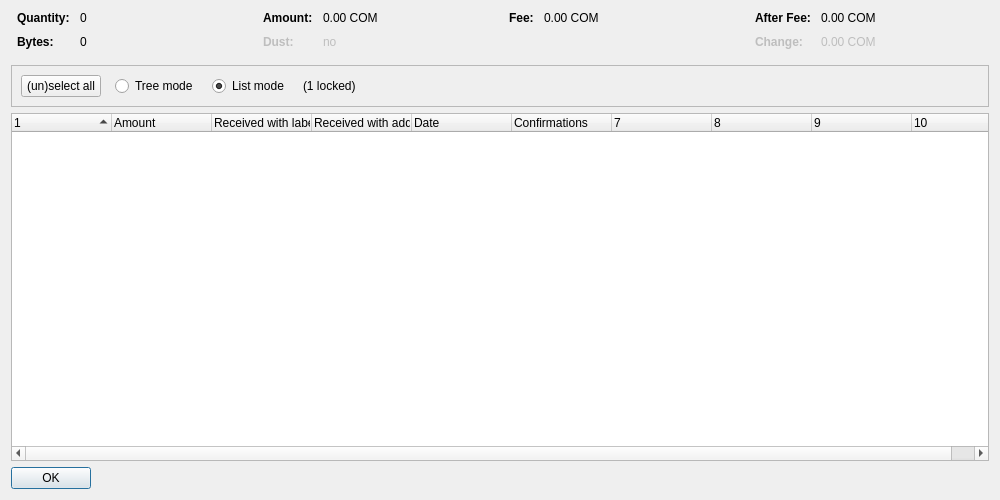
<?xml version="1.0" encoding="UTF-8"?>
<ui version="4.0">
 <class>CoinControlDialog</class>
 <widget class="QDialog" name="CoinControlDialog">
  <property name="geometry">
   <rect>
    <x>0</x>
    <y>0</y>
    <width>1000</width>
    <height>500</height>
   </rect>
  </property>
  <property name="windowTitle">
   <string>Coin Selection</string>
  </property>
  <layout class="QVBoxLayout" name="verticalLayout">
   <item>
    <layout class="QHBoxLayout" name="horizontalLayoutTop" stretch="0,0,0,0">
     <property name="topMargin">
      <number>0</number>
     </property>
     <property name="bottomMargin">
      <number>10</number>
     </property>
     <item>
      <layout class="QFormLayout" name="formLayoutCoinControl1">
       <property name="horizontalSpacing">
        <number>10</number>
       </property>
       <property name="verticalSpacing">
        <number>10</number>
       </property>
       <property name="leftMargin">
        <number>6</number>
       </property>
       <property name="rightMargin">
        <number>6</number>
       </property>
       <item row="0" column="0">
        <widget class="QLabel" name="labelCoinControlQuantityText">
         <property name="font">
          <font>
           <weight>75</weight>
           <bold>true</bold>
          </font>
         </property>
         <property name="text">
          <string>Quantity:</string>
         </property>
        </widget>
       </item>
       <item row="0" column="1">
        <widget class="QLabel" name="labelCoinControlQuantity">
         <property name="cursor">
          <cursorShape>IBeamCursor</cursorShape>
         </property>
         <property name="contextMenuPolicy">
          <enum>Qt::ActionsContextMenu</enum>
         </property>
         <property name="text">
          <string notr="true">0</string>
         </property>
         <property name="textInteractionFlags">
          <set>Qt::LinksAccessibleByMouse|Qt::TextSelectableByKeyboard|Qt::TextSelectableByMouse</set>
         </property>
        </widget>
       </item>
       <item row="1" column="0">
        <widget class="QLabel" name="labelCoinControlBytesText">
         <property name="font">
          <font>
           <weight>75</weight>
           <bold>true</bold>
          </font>
         </property>
         <property name="text">
          <string>Bytes:</string>
         </property>
        </widget>
       </item>
       <item row="1" column="1">
        <widget class="QLabel" name="labelCoinControlBytes">
         <property name="cursor">
          <cursorShape>IBeamCursor</cursorShape>
         </property>
         <property name="contextMenuPolicy">
          <enum>Qt::ActionsContextMenu</enum>
         </property>
         <property name="text">
          <string notr="true">0</string>
         </property>
         <property name="textInteractionFlags">
          <set>Qt::LinksAccessibleByMouse|Qt::TextSelectableByKeyboard|Qt::TextSelectableByMouse</set>
         </property>
        </widget>
       </item>
      </layout>
     </item>
     <item>
      <layout class="QFormLayout" name="formLayoutCoinControl2">
       <property name="horizontalSpacing">
        <number>10</number>
       </property>
       <property name="verticalSpacing">
        <number>10</number>
       </property>
       <property name="leftMargin">
        <number>6</number>
       </property>
       <property name="rightMargin">
        <number>6</number>
       </property>
       <item row="0" column="0">
        <widget class="QLabel" name="labelCoinControlAmountText">
         <property name="font">
          <font>
           <weight>75</weight>
           <bold>true</bold>
          </font>
         </property>
         <property name="text">
          <string>Amount:</string>
         </property>
        </widget>
       </item>
       <item row="0" column="1">
        <widget class="QLabel" name="labelCoinControlAmount">
         <property name="cursor">
          <cursorShape>IBeamCursor</cursorShape>
         </property>
         <property name="contextMenuPolicy">
          <enum>Qt::ActionsContextMenu</enum>
         </property>
         <property name="text">
          <string notr="true">0.00 COM</string>
         </property>
         <property name="textInteractionFlags">
          <set>Qt::LinksAccessibleByMouse|Qt::TextSelectableByKeyboard|Qt::TextSelectableByMouse</set>
         </property>
        </widget>
       </item>
       <item row="1" column="0">
        <widget class="QLabel" name="labelCoinControlLowOutputText">
         <property name="enabled">
          <bool>false</bool>
         </property>
         <property name="font">
          <font>
           <weight>75</weight>
           <bold>true</bold>
          </font>
         </property>
         <property name="text">
          <string>Dust:</string>
         </property>
        </widget>
       </item>
       <item row="1" column="1">
        <widget class="QLabel" name="labelCoinControlLowOutput">
         <property name="enabled">
          <bool>false</bool>
         </property>
         <property name="cursor">
          <cursorShape>IBeamCursor</cursorShape>
         </property>
         <property name="contextMenuPolicy">
          <enum>Qt::ActionsContextMenu</enum>
         </property>
         <property name="text">
          <string notr="true">no</string>
         </property>
         <property name="textInteractionFlags">
          <set>Qt::LinksAccessibleByMouse|Qt::TextSelectableByKeyboard|Qt::TextSelectableByMouse</set>
         </property>
        </widget>
       </item>
      </layout>
     </item>
     <item>
      <layout class="QFormLayout" name="formLayoutCoinControl3">
       <property name="horizontalSpacing">
        <number>10</number>
       </property>
       <property name="verticalSpacing">
        <number>10</number>
       </property>
       <property name="leftMargin">
        <number>6</number>
       </property>
       <property name="rightMargin">
        <number>6</number>
       </property>
       <item row="0" column="0">
        <widget class="QLabel" name="labelCoinControlFeeText">
         <property name="font">
          <font>
           <weight>75</weight>
           <bold>true</bold>
          </font>
         </property>
         <property name="text">
          <string>Fee:</string>
         </property>
        </widget>
       </item>
       <item row="0" column="1">
        <widget class="QLabel" name="labelCoinControlFee">
         <property name="cursor">
          <cursorShape>IBeamCursor</cursorShape>
         </property>
         <property name="contextMenuPolicy">
          <enum>Qt::ActionsContextMenu</enum>
         </property>
         <property name="text">
          <string notr="true">0.00 COM</string>
         </property>
         <property name="textInteractionFlags">
          <set>Qt::LinksAccessibleByMouse|Qt::TextSelectableByKeyboard|Qt::TextSelectableByMouse</set>
         </property>
        </widget>
       </item>
      </layout>
     </item>
     <item>
      <layout class="QFormLayout" name="formLayoutCoinControl4">
       <property name="horizontalSpacing">
        <number>10</number>
       </property>
       <property name="verticalSpacing">
        <number>10</number>
       </property>
       <property name="leftMargin">
        <number>6</number>
       </property>
       <property name="rightMargin">
        <number>6</number>
       </property>
       <item row="0" column="0">
        <widget class="QLabel" name="labelCoinControlAfterFeeText">
         <property name="font">
          <font>
           <weight>75</weight>
           <bold>true</bold>
          </font>
         </property>
         <property name="text">
          <string>After Fee:</string>
         </property>
        </widget>
       </item>
       <item row="0" column="1">
        <widget class="QLabel" name="labelCoinControlAfterFee">
         <property name="cursor">
          <cursorShape>IBeamCursor</cursorShape>
         </property>
         <property name="contextMenuPolicy">
          <enum>Qt::ActionsContextMenu</enum>
         </property>
         <property name="text">
          <string notr="true">0.00 COM</string>
         </property>
         <property name="textInteractionFlags">
          <set>Qt::LinksAccessibleByMouse|Qt::TextSelectableByKeyboard|Qt::TextSelectableByMouse</set>
         </property>
        </widget>
       </item>
       <item row="1" column="0">
        <widget class="QLabel" name="labelCoinControlChangeText">
         <property name="enabled">
          <bool>false</bool>
         </property>
         <property name="font">
          <font>
           <weight>75</weight>
           <bold>true</bold>
          </font>
         </property>
         <property name="text">
          <string>Change:</string>
         </property>
        </widget>
       </item>
       <item row="1" column="1">
        <widget class="QLabel" name="labelCoinControlChange">
         <property name="enabled">
          <bool>false</bool>
         </property>
         <property name="cursor">
          <cursorShape>IBeamCursor</cursorShape>
         </property>
         <property name="contextMenuPolicy">
          <enum>Qt::ActionsContextMenu</enum>
         </property>
         <property name="text">
          <string notr="true">0.00 COM</string>
         </property>
         <property name="textInteractionFlags">
          <set>Qt::LinksAccessibleByMouse|Qt::TextSelectableByKeyboard|Qt::TextSelectableByMouse</set>
         </property>
        </widget>
       </item>
      </layout>
     </item>
    </layout>
   </item>
   <item>
    <widget class="QFrame" name="frame">
     <property name="minimumSize">
      <size>
       <width>0</width>
       <height>40</height>
      </size>
     </property>
     <property name="frameShape">
      <enum>QFrame::StyledPanel</enum>
     </property>
     <property name="frameShadow">
      <enum>QFrame::Sunken</enum>
     </property>
     <layout class="QHBoxLayout" name="horizontalLayout">
      <item>
       <layout class="QHBoxLayout" name="horizontalLayoutPanel" stretch="0,0,0,0,0">
        <property name="spacing">
         <number>14</number>
        </property>
        <item>
         <widget class="QPushButton" name="pushButtonSelectAll">
          <property name="sizePolicy">
           <sizepolicy hsizetype="Maximum" vsizetype="Fixed">
            <horstretch>0</horstretch>
            <verstretch>0</verstretch>
           </sizepolicy>
          </property>
          <property name="text">
           <string>(un)select all</string>
          </property>
          <property name="autoDefault">
           <bool>false</bool>
          </property>
         </widget>
        </item>
        <item>
         <widget class="QRadioButton" name="radioTreeMode">
          <property name="sizePolicy">
           <sizepolicy hsizetype="Maximum" vsizetype="Fixed">
            <horstretch>0</horstretch>
            <verstretch>0</verstretch>
           </sizepolicy>
          </property>
          <property name="text">
           <string>Tree mode</string>
          </property>
         </widget>
        </item>
        <item>
         <widget class="QRadioButton" name="radioListMode">
          <property name="sizePolicy">
           <sizepolicy hsizetype="Maximum" vsizetype="Fixed">
            <horstretch>0</horstretch>
            <verstretch>0</verstretch>
           </sizepolicy>
          </property>
          <property name="text">
           <string>List mode</string>
          </property>
          <property name="checked">
           <bool>true</bool>
          </property>
         </widget>
        </item>
        <item>
         <widget class="QLabel" name="labelLocked">
          <property name="text">
           <string notr="true">(1 locked)</string>
          </property>
         </widget>
        </item>
        <item>
         <spacer name="horizontalSpacer">
          <property name="orientation">
           <enum>Qt::Horizontal</enum>
          </property>
          <property name="sizeHint" stdset="0">
           <size>
            <width>40</width>
            <height>20</height>
           </size>
          </property>
         </spacer>
        </item>
       </layout>
      </item>
     </layout>
    </widget>
   </item>
   <item>
    <widget class="CoinControlTreeWidget" name="treeWidget">
     <property name="contextMenuPolicy">
      <enum>Qt::CustomContextMenu</enum>
     </property>
     <property name="sortingEnabled">
      <bool>false</bool>
     </property>
     <property name="columnCount">
      <number>10</number>
     </property>
     <attribute name="headerShowSortIndicator" stdset="0">
      <bool>true</bool>
     </attribute>
     <attribute name="headerStretchLastSection">
      <bool>false</bool>
     </attribute>
     <column>
      <property name="text">
       <string/>
      </property>
     </column>
     <column>
      <property name="text">
       <string>Amount</string>
      </property>
     </column>
     <column>
      <property name="text">
       <string>Received with label</string>
      </property>
     </column>
     <column>
      <property name="text">
       <string>Received with address</string>
      </property>
     </column>
     <column>
      <property name="text">
       <string>Date</string>
      </property>
     </column>
     <column>
      <property name="text">
       <string>Confirmations</string>
      </property>
      <property name="toolTip">
       <string>Confirmed</string>
      </property>
     </column>
     <column>
      <property name="text">
       <string/>
      </property>
     </column>
     <column>
      <property name="text">
       <string/>
      </property>
     </column>
     <column>
      <property name="text">
       <string/>
      </property>
     </column>
     <column>
      <property name="text">
       <string/>
      </property>
     </column>
    </widget>
   </item>
   <item>
    <widget class="QDialogButtonBox" name="buttonBox">
     <property name="sizePolicy">
      <sizepolicy hsizetype="Maximum" vsizetype="Fixed">
       <horstretch>0</horstretch>
       <verstretch>0</verstretch>
      </sizepolicy>
     </property>
     <property name="orientation">
      <enum>Qt::Horizontal</enum>
     </property>
     <property name="standardButtons">
      <set>QDialogButtonBox::Ok</set>
     </property>
    </widget>
   </item>
  </layout>
 </widget>
 <customwidgets>
  <customwidget>
   <class>CoinControlTreeWidget</class>
   <extends>QTreeWidget</extends>
   <header>coincontroltreewidget.h</header>
  </customwidget>
 </customwidgets>
 <resources/>
 <connections/>
</ui>
